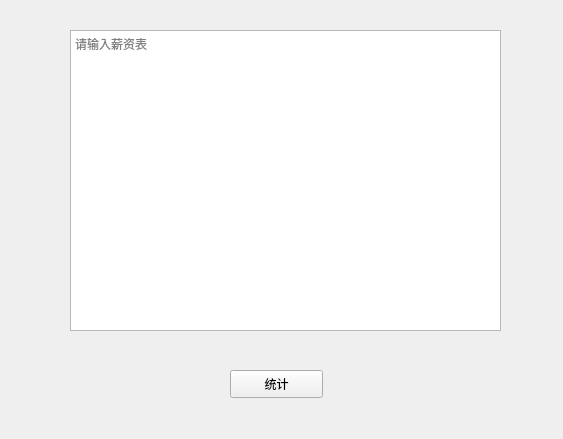
<?xml version="1.0" encoding="UTF-8"?>
<ui version="4.0">
 <class>Form</class>
 <widget class="QWidget" name="Form">
  <property name="geometry">
   <rect>
    <x>0</x>
    <y>0</y>
    <width>563</width>
    <height>439</height>
   </rect>
  </property>
  <property name="windowTitle">
   <string>薪资统计</string>
  </property>
  <widget class="QPlainTextEdit" name="textEdit">
   <property name="geometry">
    <rect>
     <x>70</x>
     <y>30</y>
     <width>431</width>
     <height>301</height>
    </rect>
   </property>
   <property name="placeholderText">
    <string>请输入薪资表</string>
   </property>
  </widget>
  <widget class="QPushButton" name="button">
   <property name="geometry">
    <rect>
     <x>230</x>
     <y>370</y>
     <width>93</width>
     <height>28</height>
    </rect>
   </property>
   <property name="text">
    <string>统计</string>
   </property>
  </widget>
 </widget>
 <resources/>
 <connections/>
</ui>
